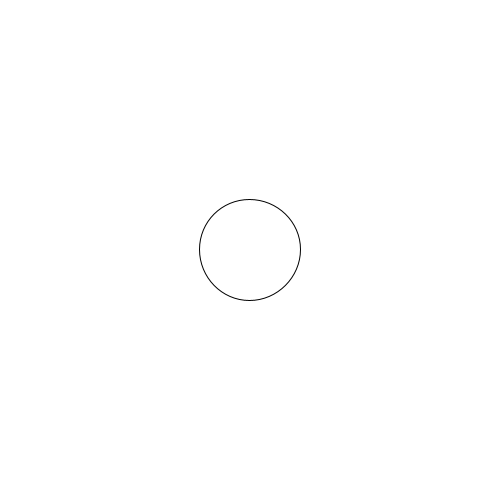
Frame 1 (no input)
Frame 60 (the mouse pressed at the canvas centre just before this capture): identical to frame 1, image omitted
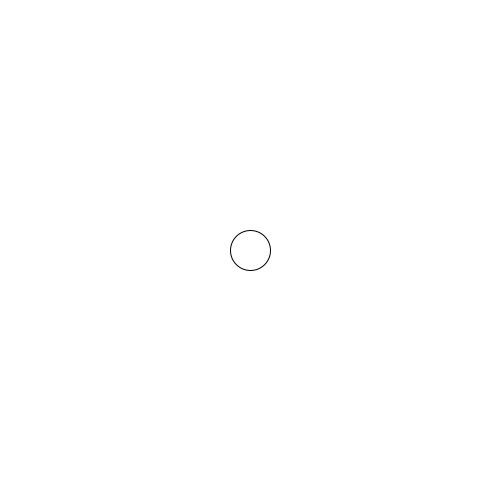
Frame 120 (the mouse held since frame 60 and released just before this capture)

The Processing sketch that drew these frames (run headless with seeded random() and noise(); from frame 60 on, the mouse is pressed at the canvas centre):

// Processing sketch: dist_y_map
// ── dist_y_map.pde
float distancia = 0;

void setup(){
 size(500,500);

}

void draw(){
  background(255);
  distancia = dist(width/2,height/2,mouseX, mouseY);
  
  float distMap = map(distancia, 0, 350, 40,100);
  
  ellipse(width/2, height/2, distMap, distMap);
  println(distancia);

}
